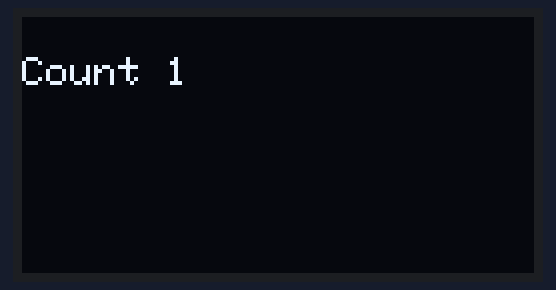
Bench run of a program on a simulated ESP32. On the bench: 128×64 one-colour display.

Above: at 2.1 s.
At 6.1 s:
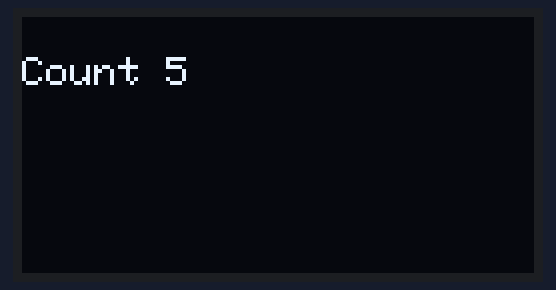
At 10.1 s:
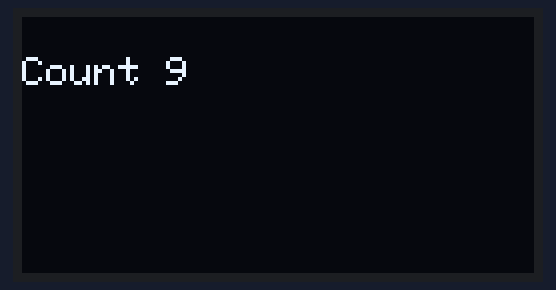
At 20.2 s:
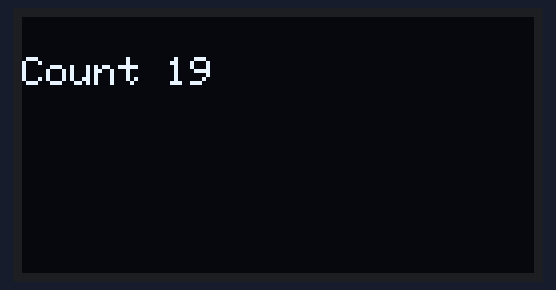
At 29.2 s:
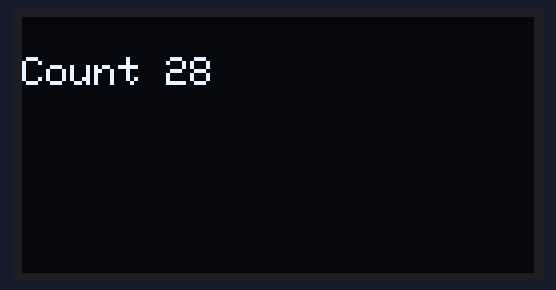
At 38.2 s:
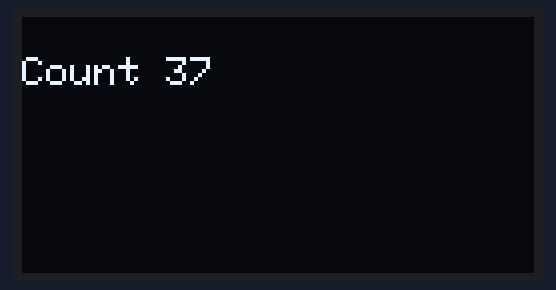

Measured:
- what the display in image 0 shows lasts 1.0 s, from 2.1 s to 3.1 s

The program:

main.cpp
```cpp
/*********
  Rui Santos
  Complete project details at https://randomnerdtutorials.com
*********/

#include <Wire.h>
#include <Adafruit_GFX.h>
#include <Adafruit_SSD1306.h>

#define SCREEN_WIDTH 128 // OLED display width, in pixels
#define SCREEN_HEIGHT 64 // OLED display height, in pixels

#define I2C_Freq 100000

#define SDA_0 15 // 21
#define SCL_0 4 // 22

TwoWire I2C_0 = TwoWire(0);

// Declaration for an SSD1306 display connected to I2C (SDA, SCL pins)
Adafruit_SSD1306 display(SCREEN_WIDTH, SCREEN_HEIGHT, &I2C_0, -1);

void setup() {

    I2C_0.begin(SDA_0, SCL_0, I2C_Freq);

    Serial.begin(115200);

    if (!display.begin(SSD1306_SWITCHCAPVCC, 0x3C, false, false)) { // Address 0x3D for 128x64
        Serial.println(F("SSD1306 allocation failed"));
        for (;;);
    }
    delay(2000);
    display.clearDisplay();

    display.setTextSize(1);
    display.setTextColor(WHITE);
    display.setCursor(0, 10);
    // Display static text
    display.println("Hello, world!");
    display.display();
}

static int count = 0;
unsigned long lastChecked = 0;

void loop() {
    unsigned long now = millis();

    if (now - lastChecked > 1000) {
        lastChecked = now;

        count++;

        display.clearDisplay();
        display.setTextColor(WHITE);
        display.setCursor(0, 10);
        // Display static text
        display.print("Count ");
        display.print(count);
        display.display();
    }
}
```
